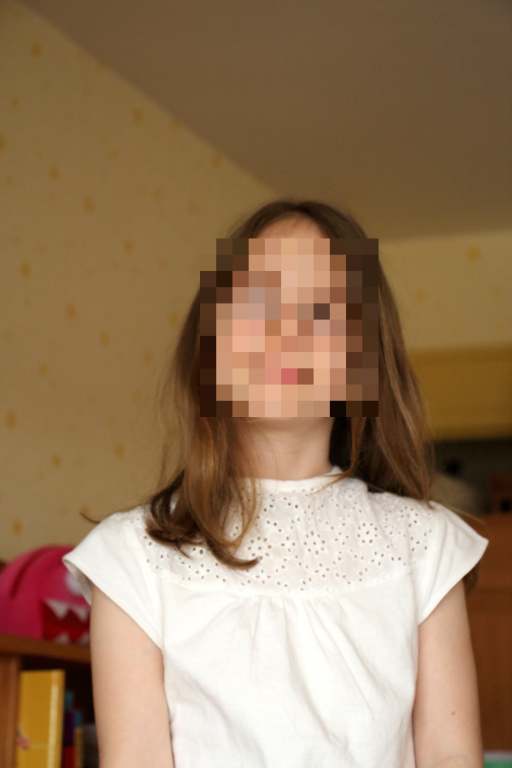
#> input picture ch7/photo/face1-mosaic.jpg, 1024 x 1536 px (shown at 1/2 size)
$ python 6-13.FaceDetect_mosaic.py photo/face1-mosaic.jpg
#> lines starting #> are read from the running program, lines starting #| are printed output that depends on the picture; after the words box and inside, x2 and y2 are one past the last pixel; in counts of white or black regions, pixels touching at a corner belong together
# 6-13.FaceDetect_mosaic

import cv2, sys, re

# 입력 파일 지정하기 --- (※1)
if len(sys.argv) <= 1:
    print("no input file")
    quit()
image_file = sys.argv[1]

# 출력 파일 이름
output_file = re.sub(r'\,jpg|jpeg|PNG$', '-mosaic.jpg', image_file)
mosaic_rate = 30

# 캐스캐이드 파일 경로 지정하기
cascade_file = "haarcascade_frontalface_alt.xml"

# 이미지 읽어 들이기 --- (※2)
image = cv2.imread(image_file)
#> image is the input picture: shape (1536, 1024, 3); mean B, G, R 93.3, 122.1, 150.2
image_gs = cv2.cvtColor(image, cv2.COLOR_BGR2GRAY) # 그레이스케일 변환
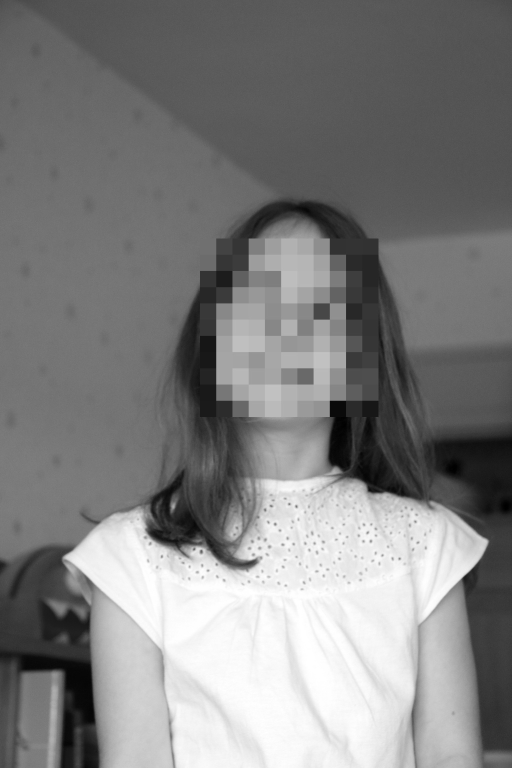
#> image_gs: shape (1536, 1024) (shown at 1/2 size); min 0, max 255, mean 127.3

# 얼굴 인식 실행하기 --- (※3)
cascade = cv2.CascadeClassifier(cascade_file)
face_list = cascade.detectMultiScale(image_gs,
    scaleFactor=1.1,
    minNeighbors=1,
    minSize=(100,100))
#> face_list = [[378, 460, 397, 397]]
if len(face_list) == 0:
    print("no face")
    quit()

# 확인한 부분에 모자이크 걸기 -- (※4)
print(face_list)
#| [[378 460 397 397]]
color = (0, 0, 255)
for (x,y,w,h) in face_list:
    # 얼굴 부분 자르기 --- (※5)
    face_img = image[y:y+h, x:x+w]
    # 자른 이미지를 지정한 배율로 확대/축소하기 --- (※6)
    face_img = cv2.resize(face_img, (w//mosaic_rate, h//mosaic_rate))
    # 확대/축소한 그림을 원래 크기로 돌리기 --- (※7)
    face_img = cv2.resize(face_img, (w, h),
        interpolation=cv2.INTER_AREA)
    # 원래 이미지에 붙이기 --- (※8)
    image[y:y+h, x:x+w] = face_img
#> this loop made 1 pass
#> pass 1, `face_img = image[y:y+h, x:x+w]`:
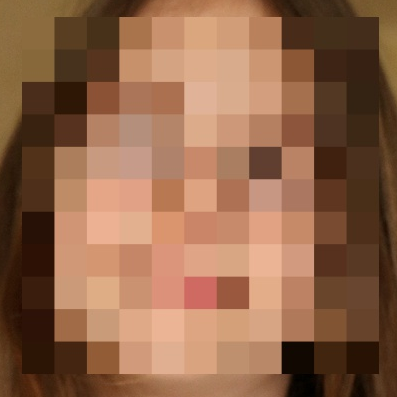
#> face_img: shape (397, 397, 3); mean B, G, R 74, 101.5, 144.6
#> pass 1, `face_img = cv2.resize(face_img, (w, h), interpolation=cv2.INTER_AREA)`:
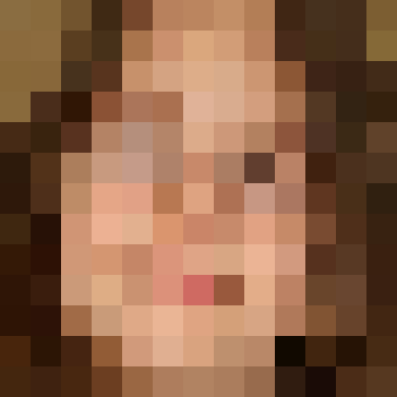
#> face_img: shape (397, 397, 3); mean B, G, R 69.8, 97, 138.7
#> after the loop:
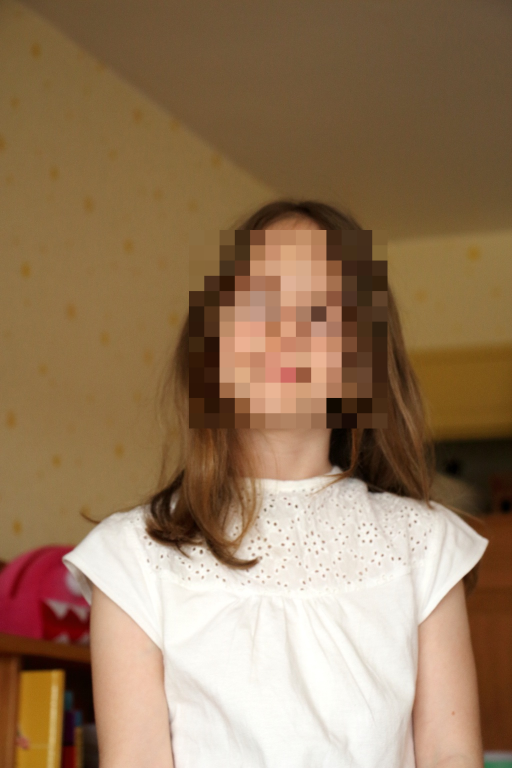
#> image: shape (1536, 1024, 3) (shown at 1/2 size); 7.39% of pixels changed, all inside (x1, y1, x2, y2) = (378, 460, 775, 857)

# 렌더링 결과를 파일에 출력
cv2.imwrite(output_file, image)

$ run again, on ch7/photo/face2.jpg
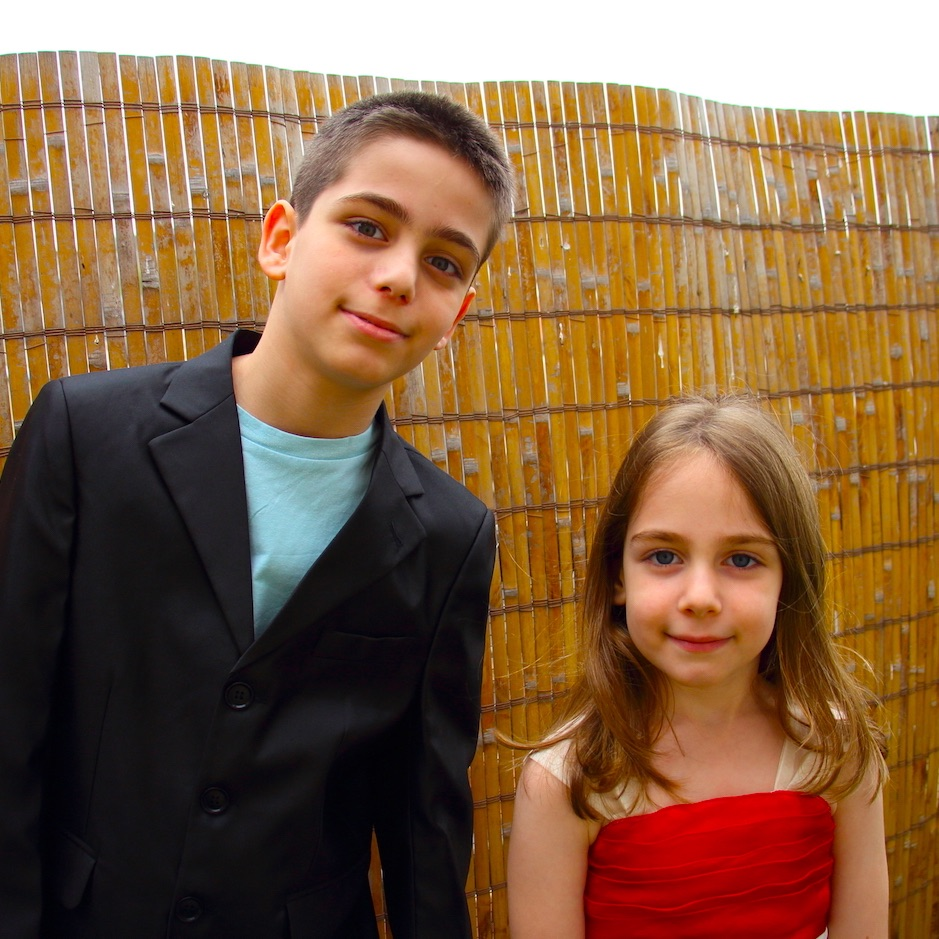
#> input picture ch7/photo/face2.jpg, 939 x 939 px
#> image is the input picture: shape (939, 939, 3); mean B, G, R 67.6, 98.1, 132.6
#> face_list = [[599, 481, 205, 205], [293, 142, 239, 239]]
#| [[599 481 205 205]
#|  [293 142 239 239]]
#> the loop `for (x,y,w,h) in face_list:` made 2 passes
#> pass 1, `face_img = cv2.resize(face_img, (w, h), interpolation=cv2.INTER_AREA)`:
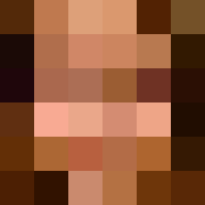
#> face_img: shape (205, 205, 3); mean B, G, R 54.9, 85.5, 140.8
#> after the loop `for (x,y,w,h) in face_list:`:
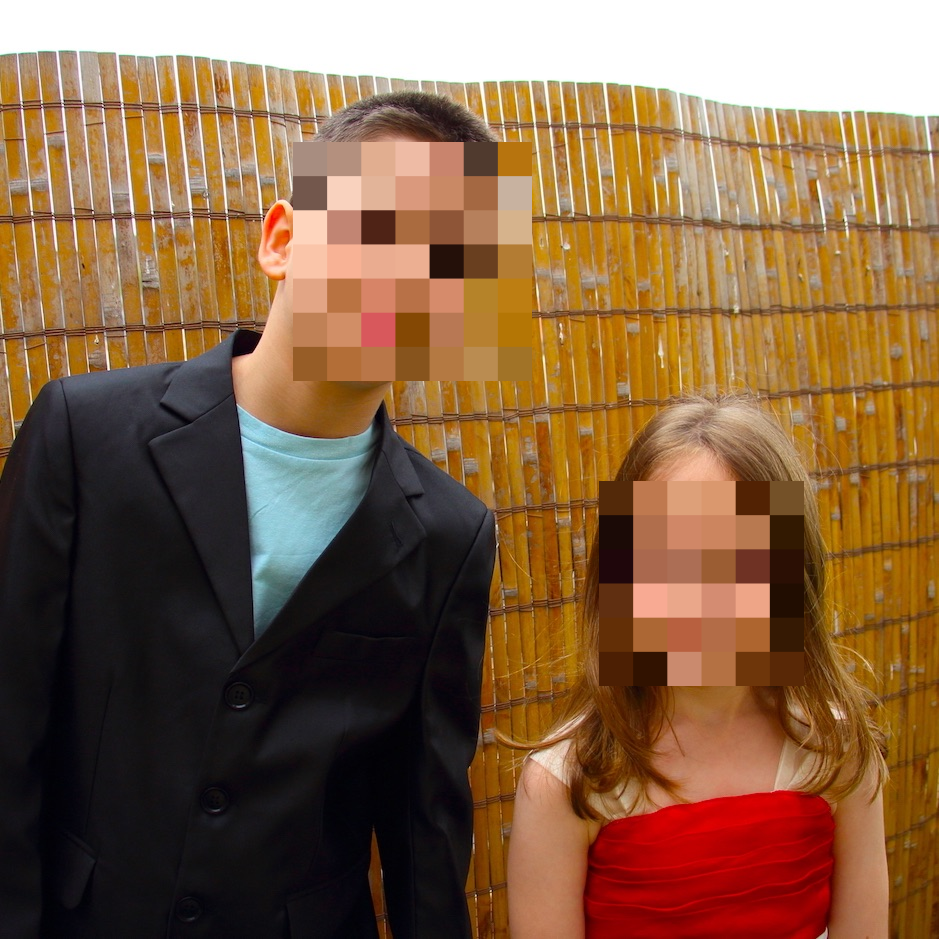
#> image: shape (939, 939, 3); 11.24% of pixels changed, all inside (x1, y1, x2, y2) = (293, 142, 804, 686)
